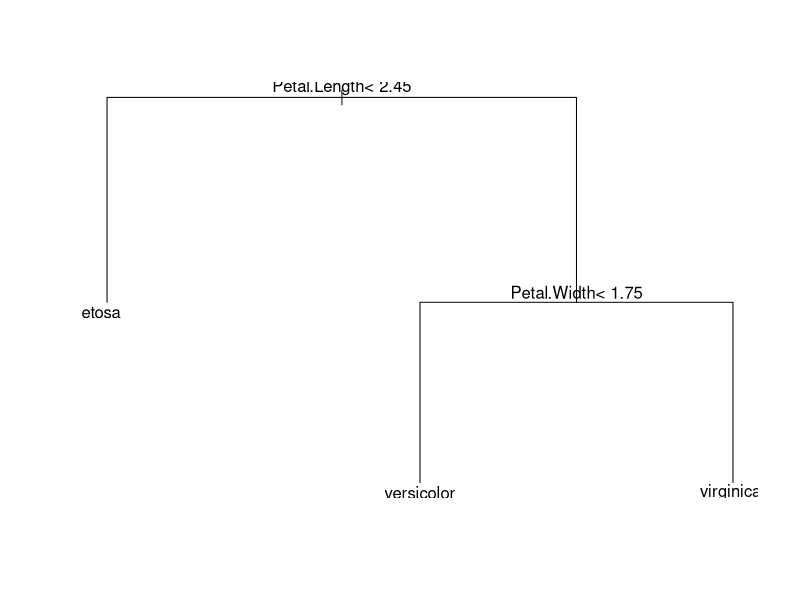

Write the R code that produced this figure.
library(rpart)
#load data
data(iris)
#fit model
fit <- rpart(Species~.,data=iris)

#make predictions
predictions <- predict(fit, iris[,1:4], type="class")
#summarize accuracy
table(predictions, iris$Species)
plot(fit)
text(fit)